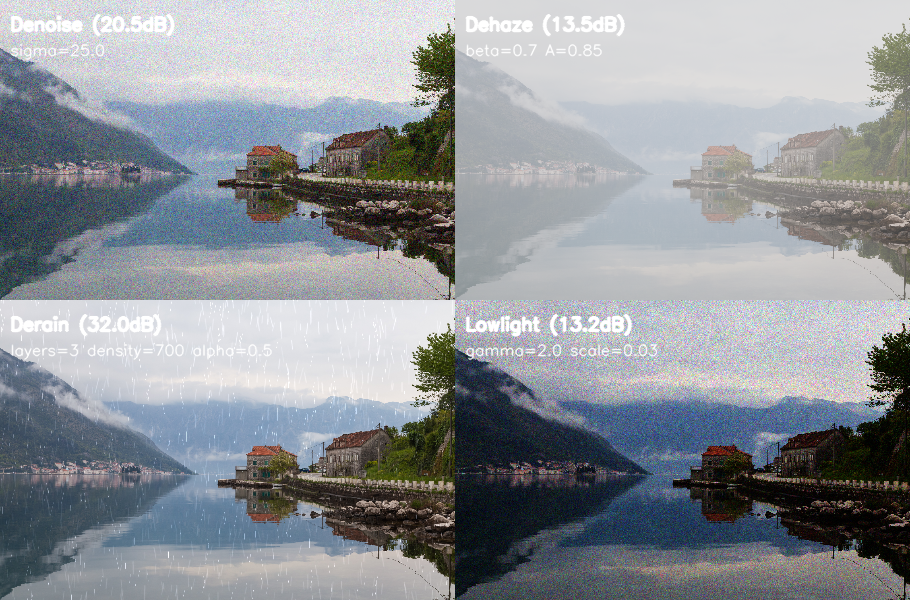
#> input picture outputs/degradations_sanity_check_output/comparison_grid.png, 910 x 600 px
$ python degradation_sanity_check.py --input_img outputs/degradations_sanity_check_output/comparison_grid.png
#> lines starting #> are read from the running program, lines starting #| are printed output that depends on the picture
### degradations.py
"""
Degradation synthesis functions for cross-task domain-incremental restoration.
All functions operate on float32 images in [0, 1] range, RGB channel order.
"""

import numpy as np
import cv2
from scipy.ndimage import gaussian_filter


### Gaussian Noise Synthesis

def add_gaussian_noise(img, sigma=None):
    if sigma is None:
        sigma = np.random.uniform(25, 70)
    noise = np.random.randn(*img.shape).astype(np.float32) * (sigma / 255.0)
    return np.clip(img + noise, 0.0, 1.0)


### Haze Synthesis (Atmospheric Scattering Model)

_midas_cache = {}

def _get_midas_model():
    """
    Lazy-loads and caches the MiDaS DPT-Hybrid model.
    """
    if "model" not in _midas_cache:
        import torch
        import warnings

        device = torch.device("cuda" if torch.cuda.is_available() else "cpu")
        print(f"[degradations] Loading MiDaS DPT-Hybrid on {device}")

        with warnings.catch_warnings():
            warnings.filterwarnings("ignore", category=FutureWarning, module="timm")
            warnings.filterwarnings("ignore", category=UserWarning, module="timm")
            model = torch.hub.load("intel-isl/MiDaS", "DPT_Hybrid")
            model.to(device).eval()

            transforms = torch.hub.load("intel-isl/MiDaS", "transforms")
            transform = transforms.dpt_transform

        _midas_cache["model"] = model
        _midas_cache["transform"] = transform
        _midas_cache["device"] = device
        print("[degradations] MiDaS loaded")

    return _midas_cache["model"], _midas_cache["transform"], _midas_cache["device"]

def _estimate_depth_midas(img):
    """
    Estimates a depth map using MiDaS DPT-Hybrid monocular depth estimation model for scene-aware haze
    """
    import torch

    model, transform, device = _get_midas_model()
    h, w = img.shape[:2]

    img_uint8 = (img * 255).astype(np.uint8)
    input_batch = transform(img_uint8).to(device)

    with torch.no_grad():
        prediction = model(input_batch)
        prediction = torch.nn.functional.interpolate(
            prediction.unsqueeze(1),
            size=(h, w),
            mode="bicubic",
            align_corners=False,
        ).squeeze()

    depth = prediction.cpu().numpy().astype(np.float32)

    # MiDaS outputs inverse depth (higher = closer); invert for scattering
    depth = depth.max() - depth
    depth = (depth - depth.min()) / (depth.max() - depth.min() + 1e-8)
    return depth

def add_haze(img, beta=None, A=None):
    """
    Synthesizes haze via the atmospheric scattering model:
        I(x) = J(x) * t(x) + A * (1 - t(x))
    where t(x) = exp(-beta * d(x)).

    Args:
        img: Clean image.
        depth_map: Precomputed depth map (H, W) in [0, 1].
        beta: Scattering coefficient.
        A: Global atmospheric light in [0, 1].
    """
    try:
        depth_map = _estimate_depth_midas(img)
    except (ImportError, Exception) as e:
        if "model" not in _midas_cache:
            raise RuntimeError(f"[degradations] Pre-trained MiDaS model unavailable ({e})")

    if beta is None:
        beta = np.random.uniform(0.2, 0.5)
    if A is None:
        A = np.random.uniform(0.6, 0.7)

    # scaling depth to a physically meaningful range [0.5, 2.0] meters equiv, matching RESIDE-OTS range
    d = depth_map * 1.5 + 0.5

    # transmission map
    t = np.exp(-beta * d).astype(np.float32)
    t = np.clip(t, 0.05, 1.0)  # lower-bound to avoid division issues
    t = t[:, :, None]  # (H, W, 1) for broadcasting

    hazy = img * t + A * (1.0 - t)
    return np.clip(hazy, 0.0, 1.0).astype(np.float32)


### Rain Streak Synthesis

# [132 lines left out: functions _create_rain_layer, add_rain, add_low_light, not called in this run]


DEGRADATION_FUNCTIONS = {
    "denoise": add_gaussian_noise,
    "dehaze": add_haze,
    "derain": add_rain,
    "lowlight": add_low_light,
}

# Full domain sequence (D1 is external; D2-D5 are synthesized here)
DOMAIN_ORDER = ["deblur_v1", "denoise", "dehaze", "derain", "lowlight"]
SYNTH_DOMAINS = ["denoise", "dehaze", "derain", "lowlight"]

### degradation_sanity_check.py
"""
Usage:
    python degradation_sanity_check.py --input_img ./path/to/image.png
"""

import os
import argparse
import numpy as np
import cv2

from degradations import add_gaussian_noise, add_haze, add_rain, add_low_light


def load_real_image(path):
    img_bgr = cv2.imread(path, cv2.IMREAD_COLOR)
#> img_bgr is the input picture: shape (600, 910, 3); mean B, G, R 152.6, 147.4, 142.8
    if img_bgr is None:
        raise FileNotFoundError(f"Could not load image: {path}")
    img_rgb = cv2.cvtColor(img_bgr, cv2.COLOR_BGR2RGB)
    return img_rgb.astype(np.float32) / 255.0
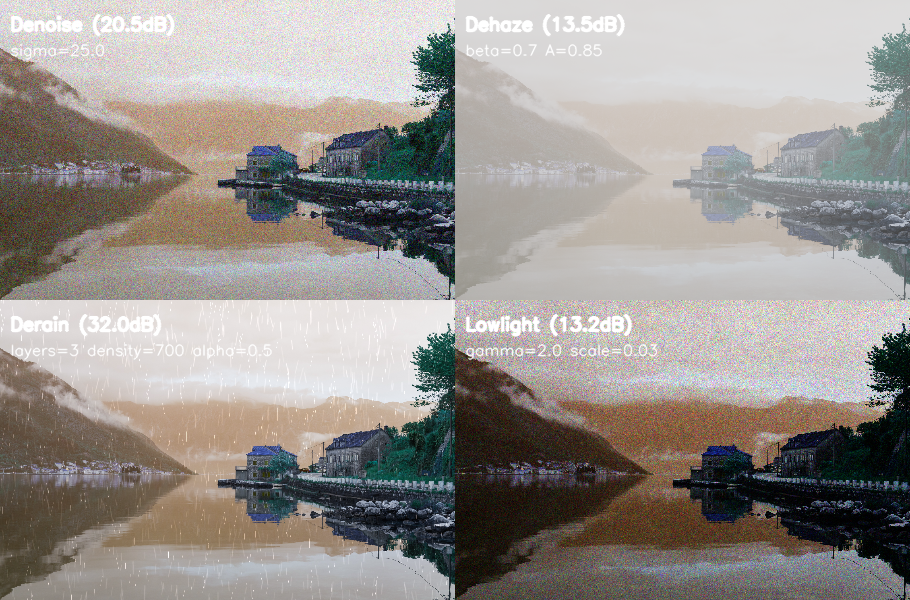
#> returned value: shape (600, 910, 3) float32; mean of channels 0, 1, 2 0.56, 0.578, 0.598; drawn as B, G, R


def compute_psnr(gt, degraded):
    mse = np.mean((gt - degraded) ** 2)
    if mse < 1e-10:
        return float("inf")
    return 10 * np.log10(1.0 / mse)


def main():
    parser = argparse.ArgumentParser()
    parser.add_argument("--input_img", type=str, default="./datasets/DIV2K/DIV2K_train_HR/0002.png")
    parser.add_argument("--output_dir", type=str, default="./outputs/degradations_sanity_check_output")
    parser.add_argument("--seed", type=int, default=42)
    args = parser.parse_args()

    os.makedirs(args.output_dir, exist_ok=True)
    np.random.seed(args.seed)

    gt = load_real_image(args.input_img)
    h, w = gt.shape[:2]
#> h = 600; w = 910
    img_bgr = cv2.cvtColor((np.clip(gt, 0, 1) * 255).astype(np.uint8), cv2.COLOR_RGB2BGR)
    cv2.imwrite(os.path.join(args.output_dir, "GT.png"), img_bgr)

    # defining degradations
    degradations = [
        ("Denoise", "Gaussian Noise (σ=25)", add_gaussian_noise, {"sigma": 25.0}),
        ("Dehaze", "Haze (β=0.2, A=0.6)", add_haze, {"beta": 0.2, "A": 0.6}),
        ("Derain", "Rain Streaks (L=3, n=800, α=0.6, veil=0.2)", add_rain,
         {"num_layers": 3, "streak_density": 800, "alpha": 0.6, "veil": 0.2}),
        ("Lowlight", "Low-Light (γ=1.3, ns=0.01)", add_low_light, {"gamma": 1.3, "noise_scale": 0.01}),
    ]

    # applying each degradation
    results = []
    for domain_id, name, func, params in degradations:
        np.random.seed(args.seed)
        degraded = func(gt, **params)
        p = compute_psnr(gt, degraded)
        print(f"{domain_id}: {name} PSNR={p:.2f} dB")
        results.append((domain_id, name, p, params, degraded))
#> this loop made 2 passes
#> (mse in compute_psnr, p) on pass 1: (0.00884, 20.54)
#| Denoise: Gaussian Noise (σ=25) PSNR=20.54 dB
#> pass 1, in main, `degraded = func(gt, **params)`:
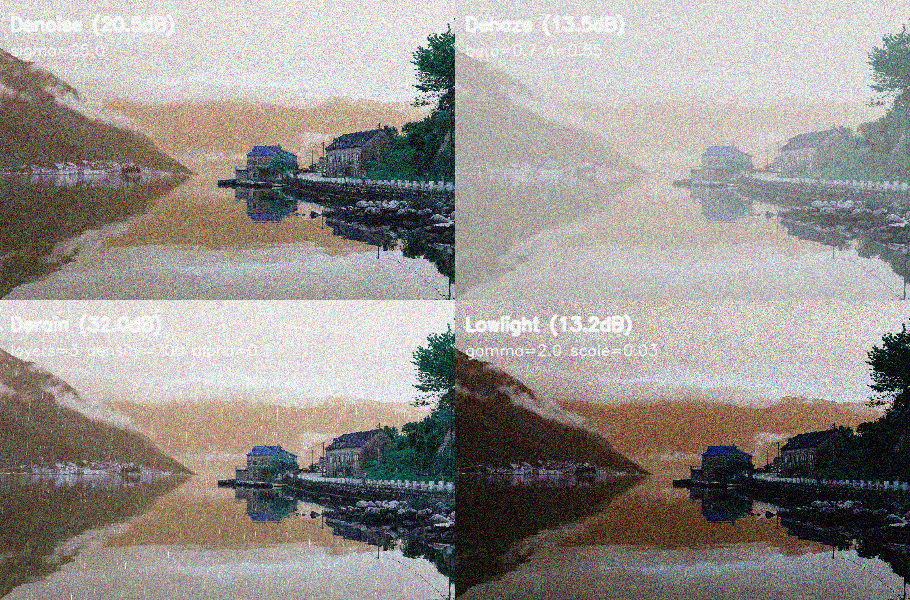
#> degraded: shape (600, 910, 3) float32; mean of channels 0, 1, 2 0.56, 0.577, 0.598; drawn as B, G, R
#> after the loop, results = 1 item

    # side-by-side comparison grid
    panel_h = 300
    ratio = panel_h / h
    panel_w = int(w * ratio)

    def make_panel(img_bgr, domain_id, psnr_val, params):
        resized = cv2.resize(img_bgr, (panel_w, panel_h))
        line1 = f"{domain_id} ({psnr_val:.1f}dB)"
        cv2.putText(resized, line1, (10, 30), cv2.FONT_HERSHEY_SIMPLEX,
                    0.6, (255, 255, 255), 2, cv2.LINE_AA)
        parts = [f"{param.split('_')[-1]}={val}" for param, val in params.items()]
        line2 = " ".join(parts)
        cv2.putText(resized, line2, (10, 55), cv2.FONT_HERSHEY_SIMPLEX,
                    0.3, (255, 255, 255), 1, cv2.LINE_AA)
        return resized

    panels = []

    for domain_id, _, psnr_val, params, degraded in results:
        img_bgr = cv2.cvtColor((np.clip(degraded, 0, 1) * 255).astype(np.uint8), cv2.COLOR_RGB2BGR)
        panels.append(make_panel(img_bgr, domain_id, psnr_val, params))

    top_row = np.concatenate(panels[:2], axis=1)
    bottom_row = np.concatenate(panels[2:], axis=1)
    grid = np.concatenate([top_row, bottom_row], axis=0)
    grid_path = os.path.join(args.output_dir, "comparison_grid.png")
    cv2.imwrite(grid_path, grid)


if __name__ == "__main__":
    main()
#> (the call stopped at in _get_midas_model, `device = torch.device("cuda" if torch.cuda.is_available() else "cpu")`: torch is not available in this run)

$ run again, with outputs/degradations_sanity_check_output/Dehaze.png copied over outputs/degradations_sanity_check_output/comparison_grid.png
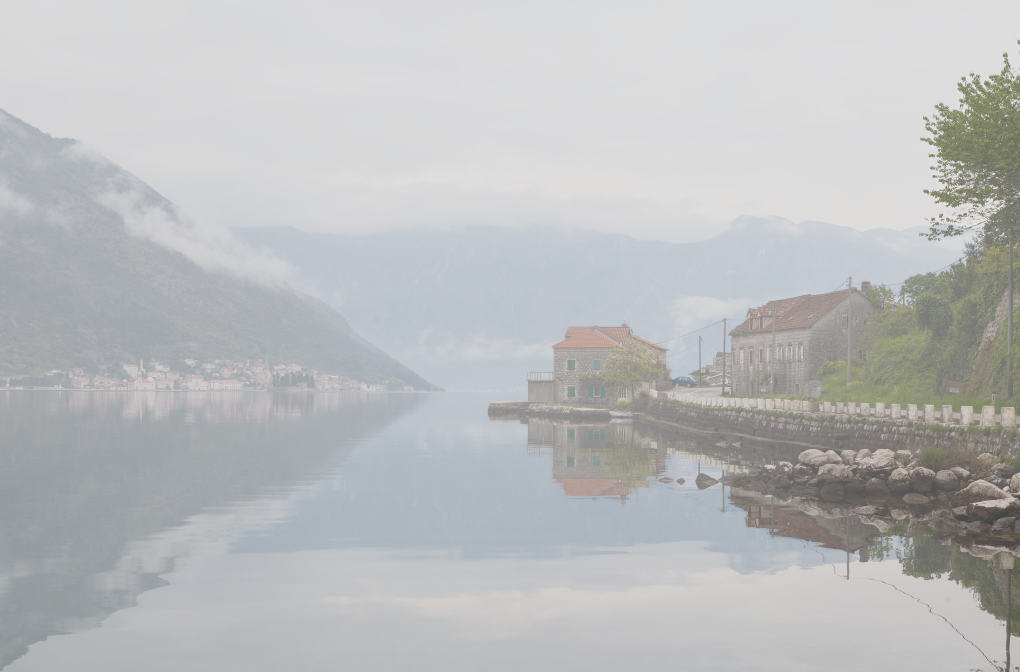
#> input picture outputs/degradations_sanity_check_output/Dehaze.png, 2040 x 1344 px (shown at 1/2 size)
#> in load_real_image, img_bgr is the input picture: shape (1344, 2040, 3); mean B, G, R 189.2, 187.9, 186.2
#> the loop in main, `for domain_id, name, func, params in degradations:` made 2 passes
#> (mse in compute_psnr, p) on pass 1: (0.00921, 20.36)
#> (printed output is left out)
#> pass 1, in main, `degraded = func(gt, **params)`:
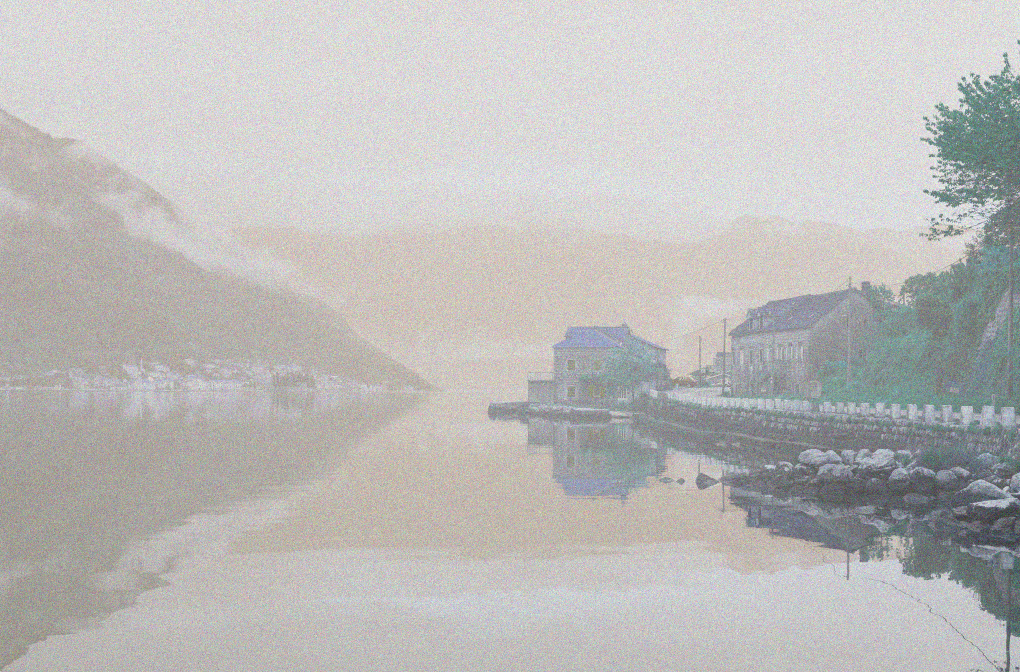
#> degraded: shape (1344, 2040, 3) float32 (shown at 1/2 size); mean of channels 0, 1, 2 0.729, 0.736, 0.741; drawn as B, G, R
#> after the loop in main, `for domain_id, name, func, params in degradations:`: results = 1 item

$ run again, with outputs/degradations_sanity_check_output/Derain.png copied over outputs/degradations_sanity_check_output/comparison_grid.png
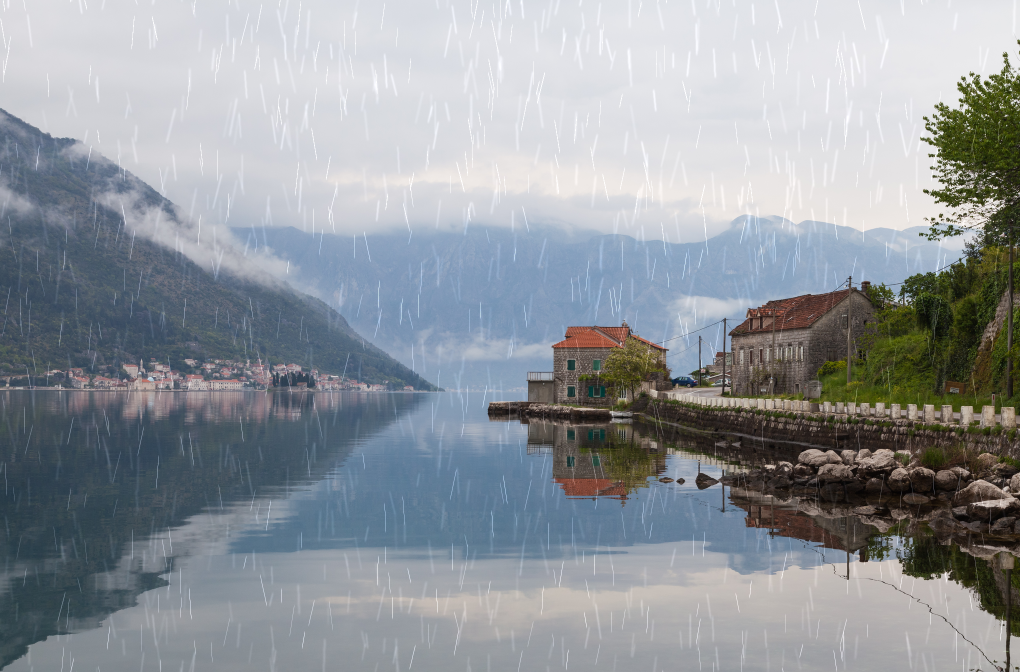
#> input picture outputs/degradations_sanity_check_output/Derain.png, 2040 x 1344 px (shown at 1/2 size)
#> in load_real_image, img_bgr is the input picture: shape (1344, 2040, 3); mean B, G, R 155.7, 150.3, 144.7
#> in load_real_image, `return img_rgb.astype(np.float32) / 255.0`:
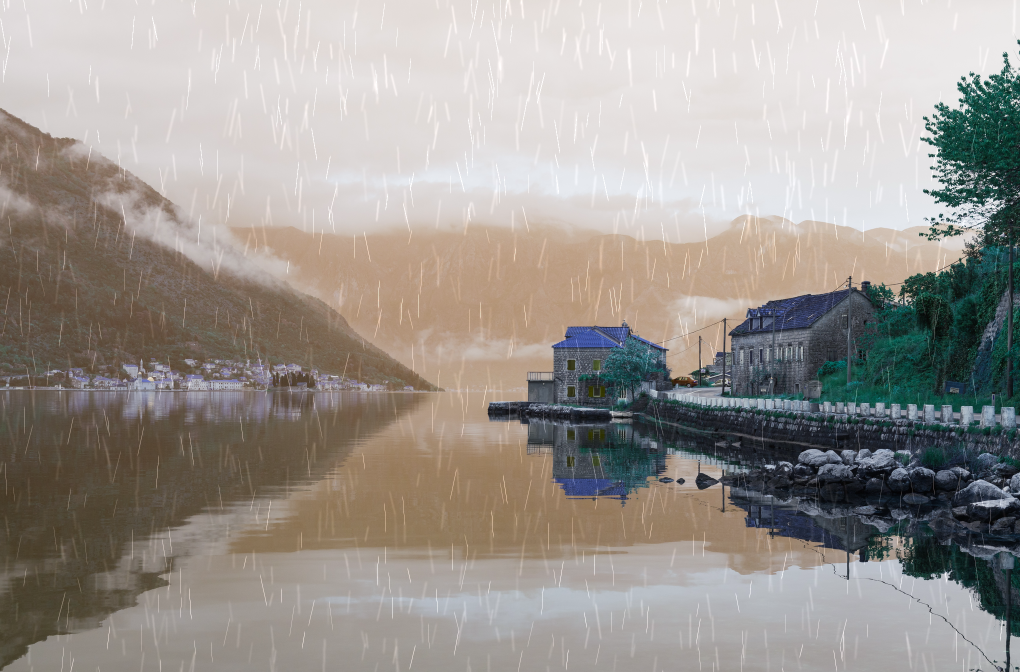
#> returned value: shape (1344, 2040, 3) float32 (shown at 1/2 size); mean of channels 0, 1, 2 0.567, 0.589, 0.612; drawn as B, G, R
#> the loop in main, `for domain_id, name, func, params in degradations:` made 2 passes
#> (mse in compute_psnr, p) on pass 1: (0.00892, 20.5)
#> (printed output is left out)
#> after the loop in main, `for domain_id, name, func, params in degradations:`: results = 1 item
